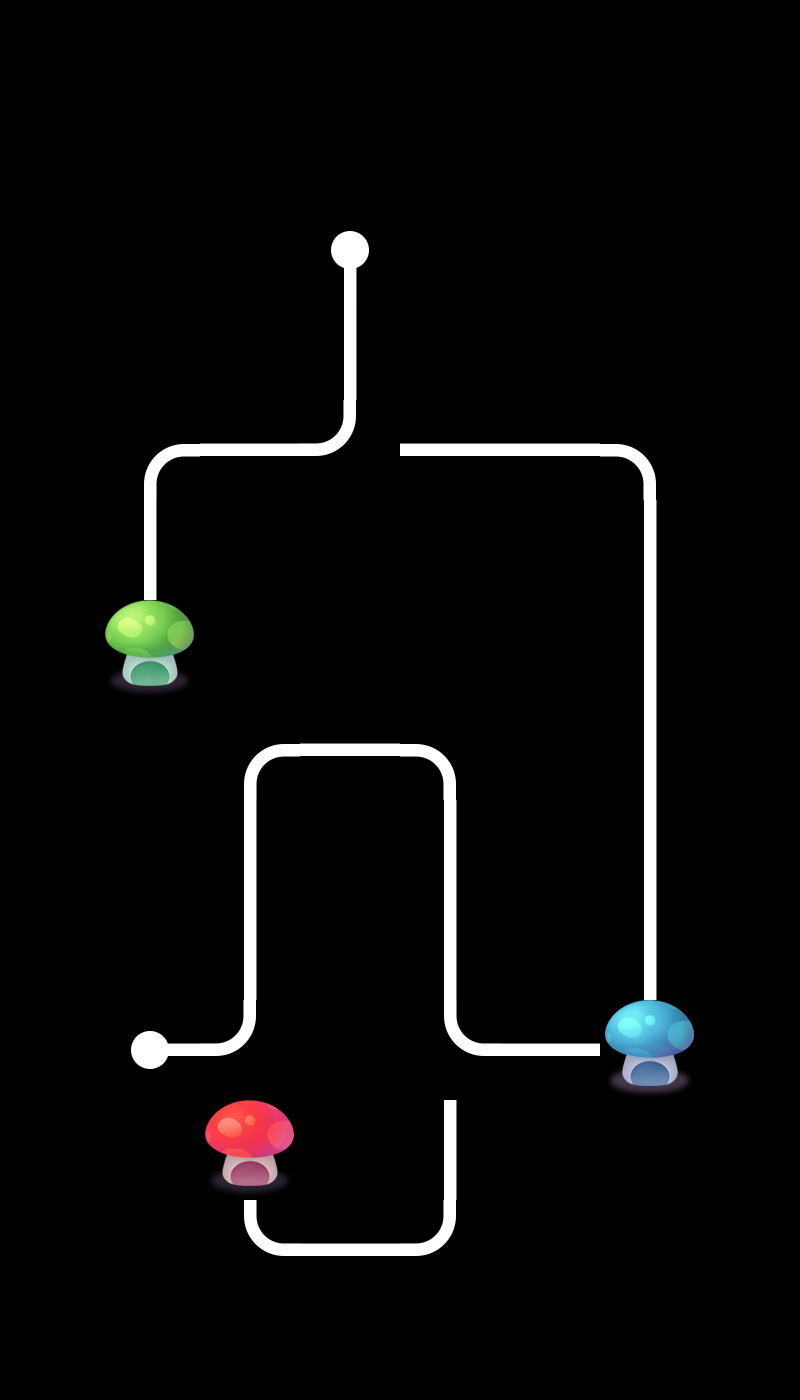

A level layout from a 2D game, rendered from its tile map. Below: a short description, then the map file with tile-grid data replaced by summaries:
An orthogonal 8x14 tile map with 100x100 px tiles, 2 tile layers (layer0, layer1), 2 tilesets and 2 objects.

<map version="1.0" orientation="orthogonal" renderorder="right-down" width="8" height="14" tilewidth="100" tileheight="100" nextobjectid="3">
 <tileset firstgid="1" name="tiled" tilewidth="100" tileheight="100">
  <image source="tiled.png" width="500" height="400" />
 </tileset>
 <tileset firstgid="21" name="tiled" tilewidth="100" tileheight="100">
  <image source="tiled.png" width="500" height="400" />
 </tileset>
 <layer name="layer0" width="8" height="14">
  <data>[112 cells, 17 non-empty, 9 distinct tile ids]</data>
 </layer>
 <layer name="layer1" width="8" height="14">
  <data>[112 cells, 16 non-empty, 8 distinct tile ids]</data>
 </layer>
 <objectgroup name="object1">
  <object id="1" x="321.212" y="424.242" width="54.5455" height="48.4848">
   <properties>
    <property name="id" value="0" />
   </properties>
  </object>
  <object id="2" x="418.182" y="1018.18" width="63.6364" height="60.6061">
   <properties>
    <property name="id" value="1" />
   </properties>
  </object>
 </objectgroup>
</map>
